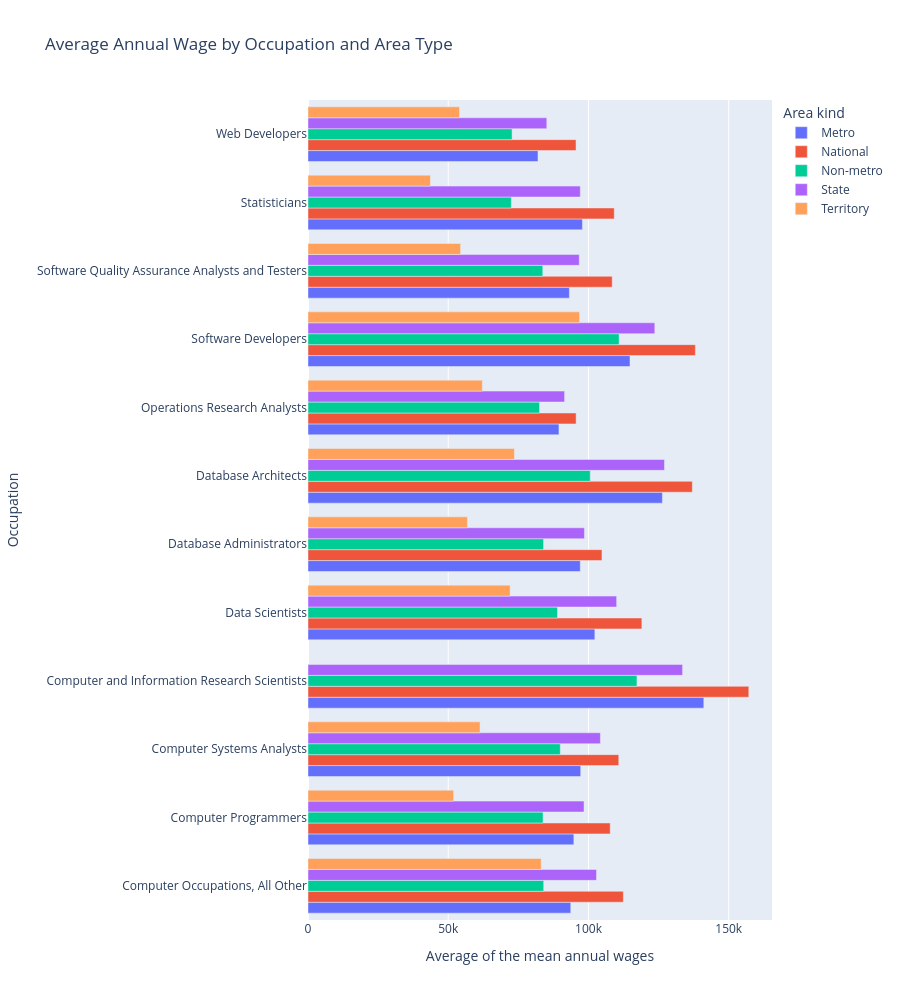

Notebook cell for this chart:
### Markdown cell above
## 4. Grouped Bar Chart: Average Wage by Occupation and Area Type

- **Objective:** To find out how different tech wages are in different types of area, by comparing the average annual wage of each of the 12 occupations at all area types, national, states, territories, metro and non-metro areas.
- **Why this visualisation type:** A grouped bar chart puts several bars side by side for the same category, so area types can be compared directly for each occupation. Having all occupations in one chart also shows whether the gaps between area types are similar across them or bigger for some.

### Code cell
compare = tech_df.copy()
compare["Area kind"] = compare["AREA_TYPE"].map({1: "National", 2: "State", 3: "Territory", 4: "Metro", 6: "Non-metro"})

avg_wage = compare.groupby(["OCC_TITLE", "Area kind"], as_index=False)["A_MEAN"].mean()

fig_5 = px.bar(avg_wage,
               x="A_MEAN",
               y="OCC_TITLE",
               color="Area kind",
               barmode="group",
               height=1000,
               labels={"A_MEAN": "Average of the mean annual wages", "OCC_TITLE": "Occupation"},
               title="Average Annual Wage by Occupation and Area Type")
fig_5.show()

### Figure 1 — Plotly figure (JSON) as saved in the notebook; plotly's stock layout.template omitted (floating-point values rounded to 4 significant figures)
{"data": [{"alignmentgroup": "True", "hovertemplate": "Area kind=Metro<br>Average of the mean annual wages=%{x}<br>Occupation=%{y}<extra></extra>", "legendgroup": "Metro", "marker": {"color": "#636efa", "pattern": {"shape": ""}}, "name": "Metro", "offsetgroup": "Metro", "orientation": "h", "showlegend": true, "textposition": "auto", "type": "bar", "x": [93680.0, 94790.0, 97240.0, 141100.0, 102300.0, 97070.0, 126400.0, 89470.0, 114800.0, 93190.0, 97840.0, 82000.0], "xaxis": "x", "y": ["Computer Occupations, All Other", "Computer Programmers", "Computer Systems Analysts", "Computer and Information Research Scientists", "Data Scientists", "Database Administrators", "Database Architects", "Operations Research Analysts", "Software Developers", "Software Quality Assurance Analysts and Testers", "Statisticians", "Web Developers"], "yaxis": "y"}, {"alignmentgroup": "True", "hovertemplate": "Area kind=National<br>Average of the mean annual wages=%{x}<br>Occupation=%{y}<extra></extra>", "legendgroup": "National", "marker": {"color": "#EF553B", "pattern": {"shape": ""}}, "name": "National", "offsetgroup": "National", "orientation": "h", "showlegend": true, "textposition": "auto", "type": "bar", "x": [112400.0, 107800.0, 110800.0, 157200.0, 119000.0, 104800.0, 137000.0, 95600.0, 138100.0, 108500.0, 109200.0, 95570.0], "xaxis": "x", "y": ["Computer Occupations, All Other", "Computer Programmers", "Computer Systems Analysts", "Computer and Information Research Scientists", "Data Scientists", "Database Administrators", "Database Architects", "Operations Research Analysts", "Software Developers", "Software Quality Assurance Analysts and Testers", "Statisticians", "Web Developers"], "yaxis": "y"}, {"alignmentgroup": "True", "hovertemplate": "Area kind=Non-metro<br>Average of the mean annual wages=%{x}<br>Occupation=%{y}<extra></extra>", "legendgroup": "Non-metro", "marker": {"color": "#00cc96", "pattern": {"shape": ""}}, "name": "Non-metro", "offsetgroup": "Non-metro", "orientation": "h", "showlegend": true, "textposition": "auto", "type": "bar", "x": [84030.0, 83800.0, 89950.0, 117300.0, 88940.0, 83980.0, 100600.0, 82560.0, 110900.0, 83710.0, 72490.0, 72770.0], "xaxis": "x", "y": ["Computer Occupations, All Other", "Computer Programmers", "Computer Systems Analysts", "Computer and Information Research Scientists", "Data Scientists", "Database Administrators", "Database Architects", "Operations Research Analysts", "Software Developers", "Software Quality Assurance Analysts and Testers", "Statisticians", "Web Developers"], "yaxis": "y"}, {"alignmentgroup": "True", "hovertemplate": "Area kind=State<br>Average of the mean annual wages=%{x}<br>Occupation=%{y}<extra></extra>", "legendgroup": "State", "marker": {"color": "#ab63fa", "pattern": {"shape": ""}}, "name": "State", "offsetgroup": "State", "orientation": "h", "showlegend": true, "textposition": "auto", "type": "bar", "x": [102900.0, 98420.0, 104300.0, 133500.0, 110000.0, 98560.0, 127100.0, 91480.0, 123600.0, 96710.0, 97080.0, 85150.0], "xaxis": "x", "y": ["Computer Occupations, All Other", "Computer Programmers", "Computer Systems Analysts", "Computer and Information Research Scientists", "Data Scientists", "Database Administrators", "Database Architects", "Operations Research Analysts", "Software Developers", "Software Quality Assurance Analysts and Testers", "Statisticians", "Web Developers"], "yaxis": "y"}, {"alignmentgroup": "True", "hovertemplate": "Area kind=Territory<br>Average of the mean annual wages=%{x}<br>Occupation=%{y}<extra></extra>", "legendgroup": "Territory", "marker": {"color": "#FFA15A", "pattern": {"shape": ""}}, "name": "Territory", "offsetgroup": "Territory", "orientation": "h", "showlegend": true, "textposition": "auto", "type": "bar", "x": [83140.0, 51910.0, 61340.0, 72070.0, 56830.0, 73590.0, 62160.0, 96820.0, 54410.0, 43640.0, 54010.0], "xaxis": "x", "y": ["Computer Occupations, All Other", "Computer Programmers", "Computer Systems Analysts", "Data Scientists", "Database Administrators", "Database Architects", "Operations Research Analysts", "Software Developers", "Software Quality Assurance Analysts and Testers", "Statisticians", "Web Developers"], "yaxis": "y"}], "layout": {"barmode": "group", "height": 1000, "legend": {"title": {"text": "Area kind"}, "tracegroupgap": 0}, "title": {"text": "Average Annual Wage by Occupation and Area Type"}, "xaxis": {"anchor": "y", "domain": [0, 1], "title": {"text": "Average of the mean annual wages"}}, "yaxis": {"anchor": "x", "domain": [0, 1], "title": {"text": "Occupation"}}}}
